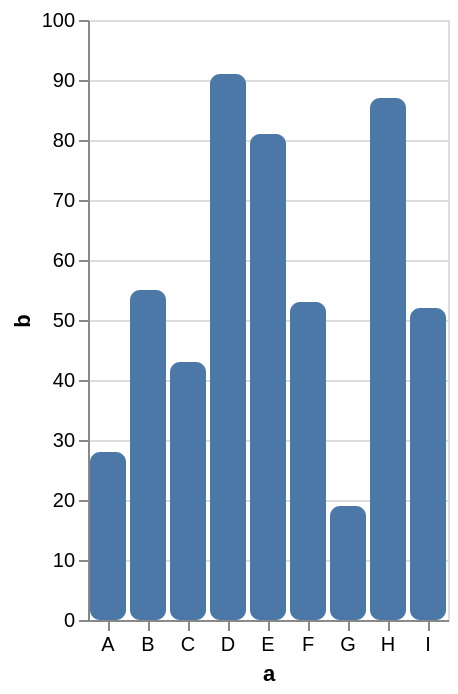

Here is the Vega-Lite specification saved for this chart:
### Vega specification from a JSON file in a GitHub repository (floating-point values rounded to 4 significant figures)
{"$schema": "https://vega.github.io/schema/vega/v6.json", "description": "A simple bar chart with embedded data.", "background": "white", "padding": 5, "height": 300, "style": "cell", "data": [{"name": "source_0", "values": [{"a": "A", "b": 28}, {"a": "B", "b": 55}, {"a": "C", "b": 43}, {"a": "D", "b": 91}, {"a": "E", "b": 81}, {"a": "F", "b": 53}, {"a": "G", "b": 19}, {"a": "H", "b": 87}, {"a": "I", "b": 52}]}, {"name": "data_0", "source": "source_0", "transform": [{"type": "stack", "groupby": ["a"], "field": "b", "sort": {"field": [], "order": []}, "as": ["b_start", "b_end"], "offset": "zero"}, {"type": "filter", "expr": "isValid(datum[\"b\"]) && isFinite(+datum[\"b\"])"}]}], "signals": [{"name": "x_step", "value": 20}, {"name": "width", "update": "bandspace(domain('x').length, 0.1, 0.05) * x_step"}, {"name": "cornerRadius", "value": 5}], "marks": [{"type": "group", "from": {"facet": {"data": "data_0", "name": "stack_group_main", "groupby": ["a"], "aggregate": {"fields": ["b_start", "b_start", "b_end", "b_end"], "ops": ["min", "max", "min", "max"]}}}, "encode": {"update": {"x": {"scale": "x", "field": "a"}, "width": {"signal": "max(0.25, bandwidth('x'))"}, "y": {"signal": "min(scale('y',datum[\"min_b_start\"]),scale('y',datum[\"max_b_start\"]),scale('y',datum[\"min_b_end\"]),scale('y',datum[\"max_b_end\"]))"}, "y2": {"signal": "max(scale('y',datum[\"min_b_start\"]),scale('y',datum[\"max_b_start\"]),scale('y',datum[\"min_b_end\"]),scale('y',datum[\"max_b_end\"]))"}, "clip": {"value": true}, "cornerRadius": {"signal": "cornerRadius"}}}, "marks": [{"type": "group", "encode": {"update": {"y": {"field": {"group": "y"}, "mult": -1}, "width": {"field": {"group": "width"}}, "height": {"field": {"group": "height", "level": 2}}}}, "marks": [{"name": "marks", "type": "rect", "style": ["bar"], "from": {"data": "stack_group_main"}, "encode": {"update": {"fill": {"value": "#4c78a8"}, "ariaRoleDescription": {"value": "bar"}, "description": {"signal": "\"a: \" + (isValid(datum[\"a\"]) ? isArray(datum[\"a\"]) ? join(datum[\"a\"], ' ') : datum[\"a\"] : \"\"+datum[\"a\"]) + \"; b: \" + (format(datum[\"b\"], \"\"))"}, "width": {"field": {"group": "width"}}, "y": {"scale": "y", "field": "b_end"}, "y2": {"scale": "y", "field": "b_start"}}}}]}]}], "scales": [{"name": "x", "type": "band", "domain": {"data": "data_0", "field": "a", "sort": true}, "range": {"step": {"signal": "x_step"}}, "paddingInner": 0.1, "paddingOuter": 0.05}, {"name": "y", "type": "linear", "domain": {"data": "data_0", "fields": ["b_start", "b_end"]}, "range": [{"signal": "height"}, 0], "nice": true, "zero": true}], "axes": [{"scale": "y", "orient": "left", "gridScale": "x", "grid": true, "tickCount": {"signal": "ceil(height/40)"}, "domain": false, "labels": false, "aria": false, "maxExtent": 0, "minExtent": 0, "ticks": false, "zindex": 0}, {"scale": "x", "orient": "bottom", "grid": false, "title": "a", "labelAngle": 0, "labelBaseline": "top", "zindex": 0}, {"scale": "y", "orient": "left", "grid": false, "title": "b", "labelOverlap": true, "tickCount": {"signal": "ceil(height/40)"}, "zindex": 0}]}
